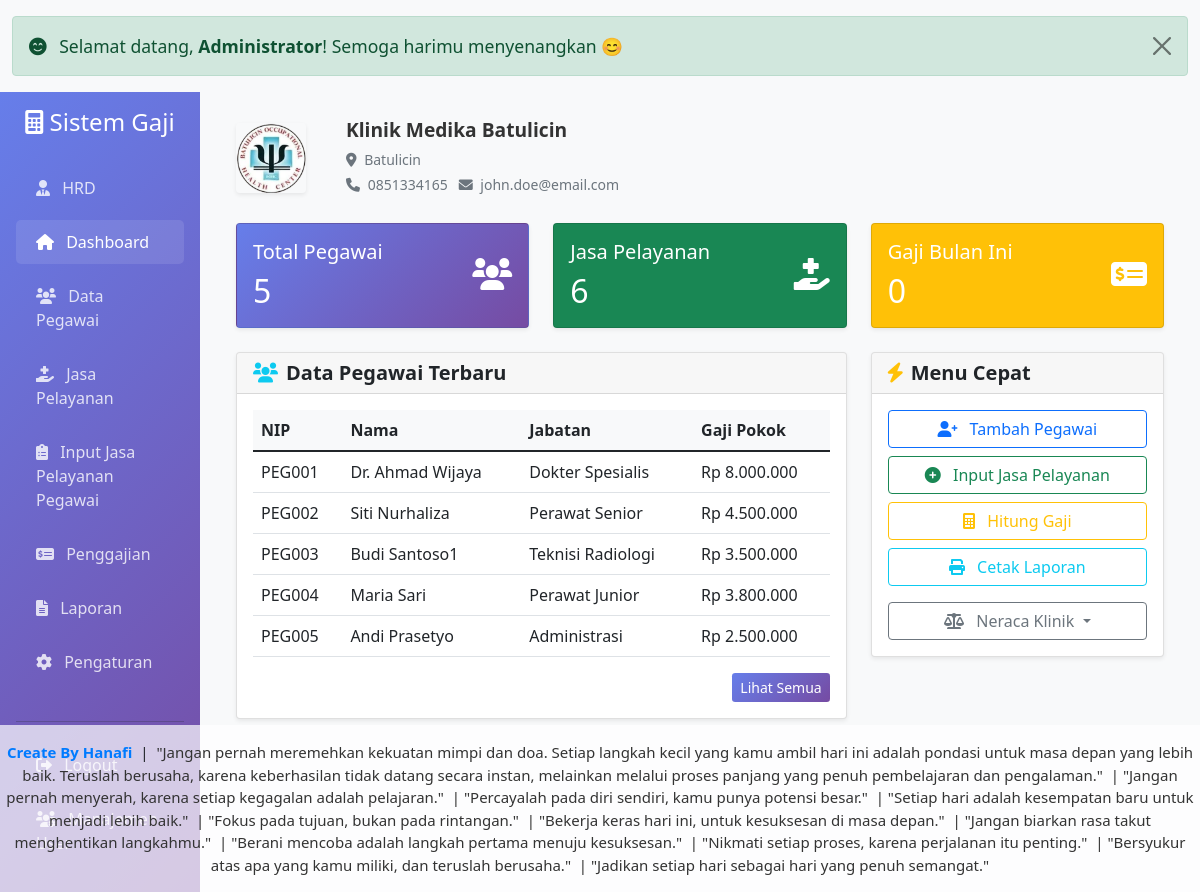
The app's page /index.php (signed in) with its own data.
### tables this page shows
CREATE TABLE `pengaturan` (
  `id` int(11) NOT NULL,
  `nama_klinik` varchar(100) NOT NULL,
  `alamat` text NOT NULL,
  `no_telp` varchar(30) NOT NULL,
  `email` varchar(100) NOT NULL,
  `logo` varchar(255) DEFAULT NULL
);

CREATE TABLE `pegawai` (
  `id` int(11) NOT NULL,
  `nip` varchar(20) NOT NULL,
  `nama` varchar(100) NOT NULL,
  `jabatan` varchar(50) NOT NULL,
  `gaji_pokok` decimal(12,2) NOT NULL,
  `tunjangan_jabatan` decimal(12,2) DEFAULT 0.00,
  `tunjangan_makan` decimal(12,2) DEFAULT 0.00,
  `created_at` timestamp NOT NULL DEFAULT current_timestamp()
);

### index.php (the view, shortened to what the rows shown need)
<!DOCTYPE html>
<html lang="id">
<head>
    <link href="https://cdn.jsdelivr.net/npm/bootstrap@5.1.3/dist/css/bootstrap.min.css" rel="stylesheet">
    <link href="https://cdnjs.cloudflare.com/ajax/libs/font-awesome/6.0.0/css/all.min.css" rel="stylesheet">
</head>
<body class="bg-light">
    <div class="container-fluid">
        <div class="row">
            <div class="col-md-9 col-lg-10">
                <div class="p-4">
                    <?php
                    require_once 'config.php';
                    $db = new Database();
                    $db->query("SELECT * FROM pengaturan LIMIT 1");
                    $pengaturan = $db->single();
                    ?>
                    <div class="row mb-4 align-items-center">
                        <div class="col-auto">
                            <?php if(!empty($pengaturan['logo']) && file_exists($pengaturan['logo'])): ?>
                                <img src="<?= $pengaturan['logo'] ?>" alt="Logo" style="max-height:70px;max-width:110px;" class="rounded shadow-sm me-3">
                            <?php endif; ?>
                        </div>
                        <div class="col">
                            <?php if($pengaturan): ?>
                                <div class="mb-1 fw-bold" style="font-size:1.2rem; color:#333;">
                                    <?= htmlspecialchars($pengaturan['nama_klinik']) ?>
                                </div>
                                <div class="text-muted small mb-1">
                                    <i class="fas fa-map-marker-alt me-1"></i> <?= htmlspecialchars($pengaturan['alamat']) ?>
                                </div>
                                <div class="text-muted small mb-1">
                                    <i class="fas fa-phone me-1"></i> <?= htmlspecialchars($pengaturan['no_telp']) ?>
                                    &nbsp; <i class="fas fa-envelope me-1"></i> <?= htmlspecialchars($pengaturan['email']) ?>
                                </div>
                            <?php else: ?>
                                <p class="text-muted">Selamat datang di sistem penggajihan pegawai</p>
                            <?php endif; ?>
                        </div>
                    </div>
                    <?php
                    require_once 'config.php';
                    $db = new Database();
                    $db->query("SELECT COUNT(*) as total FROM pegawai");
                    $total_pegawai = $db->single()['total'];
                    $db->query("SELECT COUNT(*) as total FROM jasa_pelayanan");
                    $total_jasa = $db->single()['total'];
                    $db->query("SELECT COUNT(*) as total FROM penggajian WHERE MONTH(created_at) = MONTH(CURRENT_DATE()) AND YEAR(created_at) = YEAR(CURRENT_DATE())");
                    $gaji_bulan_ini = $db->single()['total'];
                    ?>
                    <div class="row mb-4">
                        <div class="col-md-4">
                            <div class="card text-white" style="background: linear-gradient(135deg, #667eea 0%, #764ba2 100%);">
                                <div class="card-body">
                                    <div class="d-flex justify-content-between">
                                        <div>
                                            <h2 class="mb-0"><?= $total_pegawai ?></h2>
                                        </div>
                                    </div>
                                </div>
                            </div>
                        </div>
                        <div class="col-md-4">
                            <div class="card text-white bg-success">
                                <div class="card-body">
                                    <div class="d-flex justify-content-between">
                                        <div>
                                            <h2 class="mb-0"><?= $total_jasa ?></h2>
                                        </div>
                                    </div>
                                </div>
                            </div>
                        </div>
                        <div class="col-md-4">
                            <div class="card text-white bg-warning">
                                <div class="card-body">
                                    <div class="d-flex justify-content-between">
                                        <div>
                                            <h2 class="mb-0"><?= $gaji_bulan_ini ?></h2>
                                        </div>
                                    </div>
                                </div>
                            </div>
                        </div>
                    </div>
                    <div class="row">
                        <div class="col-md-8">
                            <div class="card">
                                <div class="card-body">
                                    <?php
                                    $db->query("SELECT * FROM pegawai ORDER BY created_at DESC LIMIT 5");
                                    $pegawai = $db->resultSet();
                                    ?>
                                    <div class="table-responsive">
                                        <table class="table table-hover">
                                            <thead>
                                                <tr>
                                                    <th>NIP</th>
                                                    <th>Nama</th>
                                                    <th>Jabatan</th>
                                                    <th>Gaji Pokok</th>
                                                </tr>
                                            </thead>
                                            <tbody>
                                                <?php foreach($pegawai as $p): ?>
                                                <tr>
                                                    <td><?= $p['nip'] ?></td>
                                                    <td><?= $p['nama'] ?></td>
                                                    <td><?= $p['jabatan'] ?></td>
                                                    <td>Rp <?= number_format($p['gaji_pokok'], 0, ',', '.') ?></td>
                                                </tr>
                                                <?php endforeach; ?>
                                            </tbody>
                                        </table>
                                    </div>
                                </div>
                            </div>
                        </div>
                    </div>
                </div>
            </div>
        </div>
    </div>
</body>
</html>

### records on screen
pengaturan: logo (picture), nama_klinik "Klinik Medika Batulicin", alamat "Batulicin", no_telp "0851334165", email "john.doe@email.com"
pegawai: nip "PEG001", nama "Dr. Ahmad Wijaya", jabatan "Dokter Spesialis", gaji_pokok "8.000.000"
pegawai: nip "PEG002", nama "Siti Nurhaliza", jabatan "Perawat Senior", gaji_pokok "4.500.000"
pegawai: nip "PEG003", nama "Budi Santoso1", jabatan "Teknisi Radiologi", gaji_pokok "3.500.000"
pegawai: nip "PEG004", nama "Maria Sari", jabatan "Perawat Junior", gaji_pokok "3.800.000"
pegawai: nip "PEG005", nama "Andi Prasetyo", jabatan "Administrasi", gaji_pokok "2.500.000"

### other values on screen
$_SESSION['nama'] "Administrator"
$total_pegawai "5"
$total_jasa "6"
$gaji_bulan_ini "0"
